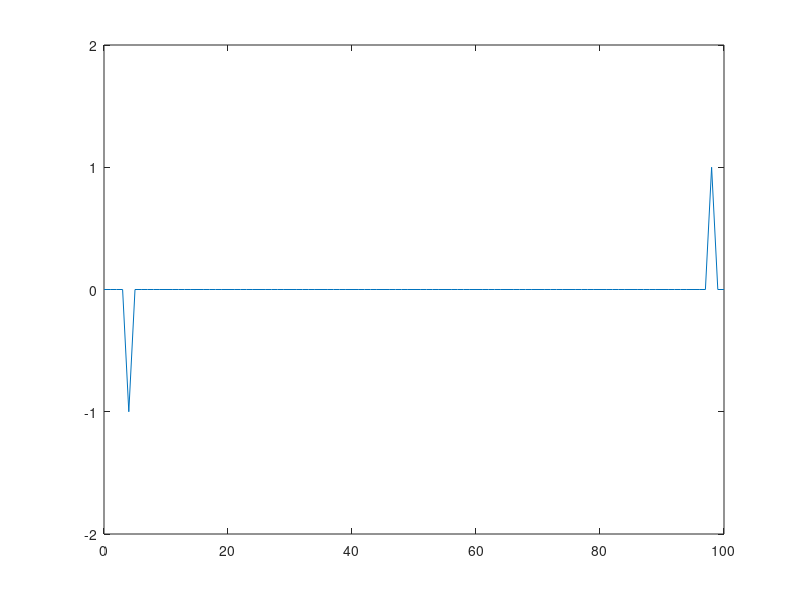

Write MATLAB code to recreate this figure.
dx = 1;
dt = 1;
c = 1;
L = 100;
stopTime = 150;
r = c*dt/dx;
n = L/dx + 1;
current = zeros(1, n);
past = current;
future = current;

for t = 0:dt:stopTime
    if (t == 0) current(1, 50) = 1;
    else current(1, 50) = 0;
    end
    future(1) = 0;
    future(2:n-1) = r^2*(current(1:n-2) + current(3:n)) + 2*(1-r^2)*current(2:n-1)-past(2:n-1);
    future(n) = 0;
    past = current;
    current = future;
    plot([0:dx:L], current);
    axis([0, L, -2, 2]);
    getframe();
    pause(0.0001);
end